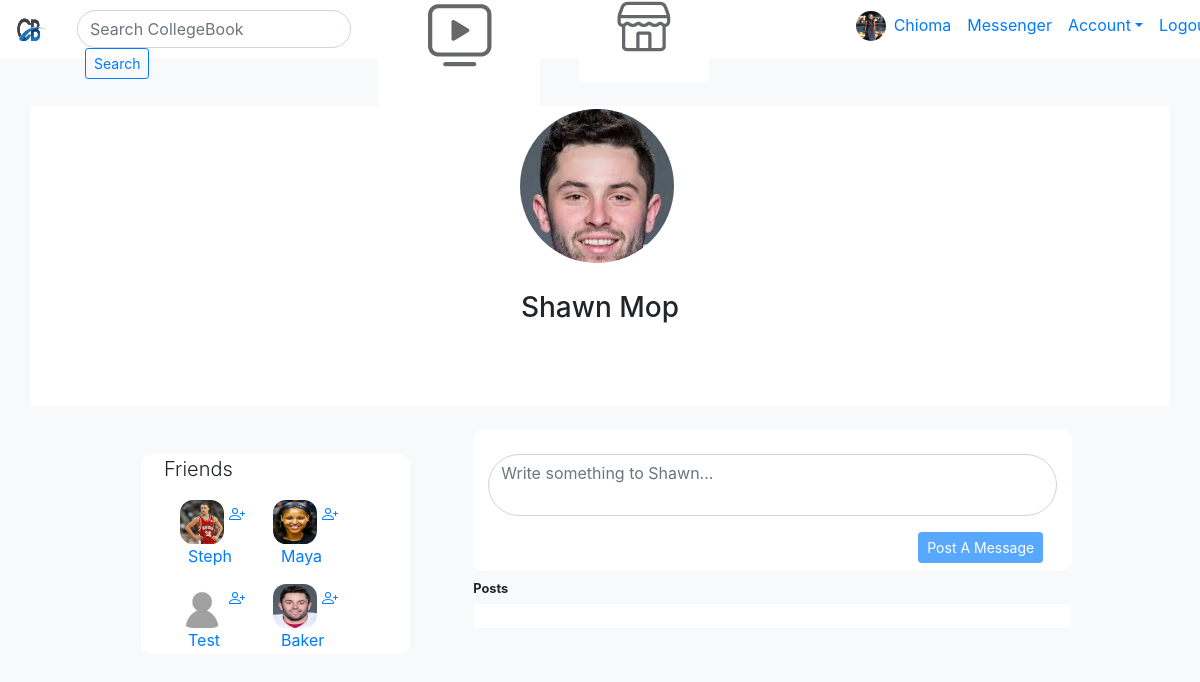
/Shawn/Mop/8 (signed in), run on the app's committed database.
### wallApp/models.py (models this page shows, shortened)
class User(models.Model):
    firstName = models.CharField(max_length = 255)
    lastName = models.CharField(max_length = 255)
    birthdayMonth = models.CharField(max_length = 30, null = True)
    birthdayDay = models.IntegerField(null = True)
    birthdayYear = models.IntegerField(null = True)
    emailAddress = models.CharField(max_length = 255)
    password = models.CharField(max_length = 255)
    confirmPassword = models.CharField(max_length = 255)
    profilePic= models.ImageField(upload_to='submittedProfilePicImages/', null=True, verbose_name="")
    profileHeader = models.CharField(max_length = 255, default = "") #The caption underneath the profile picture
    friends = models.ManyToManyField('self', related_name="friendship", symmetrical= False) # Self states this ManyToManyField is symmetrical – that is, if I am your friend, then you are my friend. So setting symmetrical to false makes the 'friendship' one way
    notifications = models.IntegerField(default = "0")
    userCheckBox = models.BooleanField(default = False) # An option for the user to not fill out the user intro fields below
    userUniversity = models.CharField(max_length = 255, default = "")
    userHighSchool = models.CharField(max_length = 255, default = "")
    userDormBuilding = models.CharField(max_length = 255, default = "")
    userHomeTown = models.CharField(max_length = 255, default = "")
    objects = UserManager()
    createdAt = models.DateTimeField(auto_now_add = True)
    updatedAt = models.DateTimeField(auto_now = True)

### wallApp/views.py (the view, shortened to what this page needs)
# urls.py: path('<str:userFirstName>/<str:userLastName>/<int:userId>', views.specificUsersPage, name='specificUsersPage'),
def specificUsersPage(request, userFirstName, userLastName, userId, messageId = 0):
    print("THIS IS THE SPECIFIC USER'S PAGE ROUTE.")
    specificUsersPage = User.objects.get(id=userId) #retreiving from the url
    specificUsersFirstName = User.objects.get(firstName=userFirstName) #retreiving from the url
    specificUsersLastName = User.objects.get(lastName=userLastName) #retreiving from the url
    specificUsersMessages = Message.objects.filter(userReceivesPost = userId).order_by('-createdAt')
    allUsers = User.objects.all()
    print("THIS IS THE LAST PRINT STATEMENT OF THE SPECIFIC USER'S PAGE ROUTE.")
    context = {
        'specificUsersPage': specificUsersPage,
        'specificUsersMessages': specificUsersMessages,
        'allUsers': allUsers,
        'loggedInUser': User.objects.get(id=request.session['loginInfo']),
        }
    return render(request, "specificUserPage.html", context)

### wallApp/templates/specificUserPage.html (shortened to what this page needs)
<!DOCTYPE html>
<html lang="en">
<head>
    <link rel="stylesheet" href="https://stackpath.bootstrapcdn.com/bootstrap/4.5.0/css/bootstrap.min.css"
>
    <link rel="stylesheet" href="//code.jquery.com/ui/1.12.1/themes/base/jquery-ui.css">
    {% load static %}
    <link rel="stylesheet" href="{% static 'css/collegeWall.css' %}">
</head>
<body class="bg-light">
    <nav class="navbar navbar-expand-lg navbar-blue bg-white" id="navBar">
        <a class="navbar-brand" href="">
            <img id="logoIcon" src="{% static 'Images/logo.png' %}" alt="A stock image of a logo with the two letters CB to represent Collegebook." />
        </a>
            <form action="/search" method="GET" class="form-inline col-sm-3" id="searchBarForm">
                <input class="form-control rounded-pill " id="searchBarInput" type="search" placeholder="Search CollegeBook" aria-label="Search">
                <button class="btn btn-outline-primary btn-sm ml-2" id="searchBarButton" type="submit">Search</button>
            </form>
        <div class="col-sm-5 "  id="navIconsDiv mt-2">
            <button class="btn btn-outline-light my-2 my-sm-0 pl-2 pr-2 buttonOfNavIcons">
                <img class="mr-3" id="navIconWatch" src="{% static 'Images/watch.png' %}" alt="A stock image of a logo with the two letters CB to represent Collegebook." />
            </button>
            <button class="btn btn-outline-light my-2 my-sm-0 pl-2 pr-2 buttonOfNavIcons">
                <img class="mr-3" id="navIconMarketplace" src="{% static 'Images/marketplace.png' %}" alt="A stock image of a logo with the two letters CB to represent Collegebook." />
            </button>
            <button class="btn btn-outline-light my-2 my-sm-0 pl-2 pr-4 buttonOfNavIcons">
            </button>
        </div>
        <div class="col-sm-3 mb-2" id="">
            <ul class="navbar-nav mr-auto">
                <li class="nav-item active">
                    <a id="linkForNavIconProfPic" href="/home" class="d-inline ">
                    {% if not loggedInUser.profilePic == "" %}
                        <img src='{{ loggedInUser.profilePic }}' id="navIconProfPic" class="d-inline">
                    {% endif %}
                    </a>
                    <li class="nav-item">
                        <a class="nav-link" href="/home">{{loggedInUser.firstName}}</a>
                    </li>
                    <li class="nav-item">
                        <a class="nav-link" href="">Messenger</a>
                    </li>
                </li>
                <li class="nav-item dropdown">
                    <a class="nav-link dropdown-toggle" href="" id="dropdownSymbol" role="button" data-toggle="dropdown">Account</a>
                </li>
                <li class="nav-item active">
                    <a class="nav-link" href="/logout">Logout <span class="sr-only">(current)</span></a>
                </li>
            </ul>
        </div>
    </nav>
    <div class="container">
        <div class="row bg-white mt-5">
            <div class="col-sm bg-white">
            </div>
            <div class="col-sm profilePicBanner">
                    <div id="profilePicContainer">
                        <img src='{{ specificUsersPage.profilePic }}' id="thumbnail" class="uploadedPhotoProperties">
                    </div>
                    <h3 class="" id="userNameText">{{specificUsersPage.firstName}} {{specificUsersPage.lastName}}</h3>
            </div>
            <div class="col-sm bg-white">
            </div>
        </div>
        <div class="row ml-5 mt-4">
            <div class="col-sm-3 mt-4 ml-5 bg-white friendsDiv">
                <p class="lead mr-2 pl-2">Friends</p>
                {% for user in allUsers %}
                    {% if loggedInUser.id != user.id  %}
                        {% if user.profilePic == "" %}
                <figure class="ml-4 d-inline-block">
                    <a href="/{{user.firstName}}/{{user.lastName}}/{{user.id}}">
                        <img src="{% static 'Images/blankAvatar.png' %}" id="" class="friendsIconProfPic " alt="A thumbnail photo of the user">
                        <figcaption class="ml-2">{{user.firstName}}</figcaption>
                    </a>
                </figure>
                    <a href="/home">
                    </a>
                    {% else %}
                <div class="d-inline-block">
                    <figure class="ml-4">
                        <a href="/{{user.firstName}}/{{user.lastName}}/{{user.id}}">
                            <img src="{{user.profilePic}}" id="" class="friendsIconProfPic" alt="A thumbnail photo of the user">
                        </a>
                        <a href="/home">
                        </a>
                        <a href="/{{user.firstName}}/{{user.lastName}}/{{user.id}}">
                            <figcaption class="ml-2">{{user.firstName}}</figcaption>
                        </a>
                    </figure>
                </div>
                        {% endif%}
                    {% endif %}
                {% endfor %}
            </div>
            <div class="col-sm-7 ml-5">
                <form class="mb-2 bg-white col-sm-12" action="" method="post" id="postAMessageForm">
                    <div class="form-group">
                        <textarea class="form-control rounded-pill" id="userMessageID" name="userMessage" rows="2" placeholder="Write something to {{specificUsersPage.firstName}}... "></textarea>
                    </div>
                    <button type="submit" class="btn btn-primary mb-2 btn-sm" id="postAMessageButton">Post A Message</button>
                </form>
                <small class="font-weight-bold">Posts</small>
                <table class="table table-borderless">
                    <tbody>
                        <tr>
                            <td class="border border border-light bg-white">
                            </td>
                        </tr>
                    </tbody>
                </table>
            </div>
        </div>
    </div>
</body>
</html>

### wallApp/static/CSS/collegeWall.css (style rules this page uses)
* { vertical-align: top; }
.buttonOfNavIcons { border-color: transparent; }
.friendsIconProfPic { width: 44px; height: 44px; border-radius: 30%; position: relative; }
.friendsDiv { height: 200px; border-radius: 10px; overflow-y: scroll; }
#logoIcon { width: 30px; height: 30px; border-radius: 60%; }
#navBar { height: 58px; }
#navIconProfPic { width: 30px; height: 30px; border-radius: 60%; margin-top: 6px; }
#postAMessageButton { margin-left:430px; }
#postAMessageForm { border-radius: 10px; }
.profilePicBanner { background-color: white; height: 300px; }
#profilePicContainer { height: 160px; width: 160px; border: 3px dashed darkgray; background-color: #fafafa; font-family: "Calibri"; font-size: 9px; text-align: center; vertical-align: middle; padding-top: 30px; color: darkgrey; cursor: pointer; border-radius: 50%; margin-left: 92px; margin-bottom: 25px; position: relative; overflow: hidden; }
#searchBarForm { height: 38px; width: 180px; }
.uploadedPhotoProperties { position: absolute; top: -10px; left: 50%; width: 110%; transform: translateX(-50%); }
#userMessageID { resize: none; }
#userNameText { text-align: center; }

### data on the page
User: firstName "Chioma"
User: profilePic (picture), firstName "Shawn", lastName "Mop", userMessage "Write something to Shawn..."
User: shows a picture, firstName "Steph"
User: shows a picture, firstName "Maya"
User: firstName "Test"
User: profilePic (picture), firstName "Baker"
